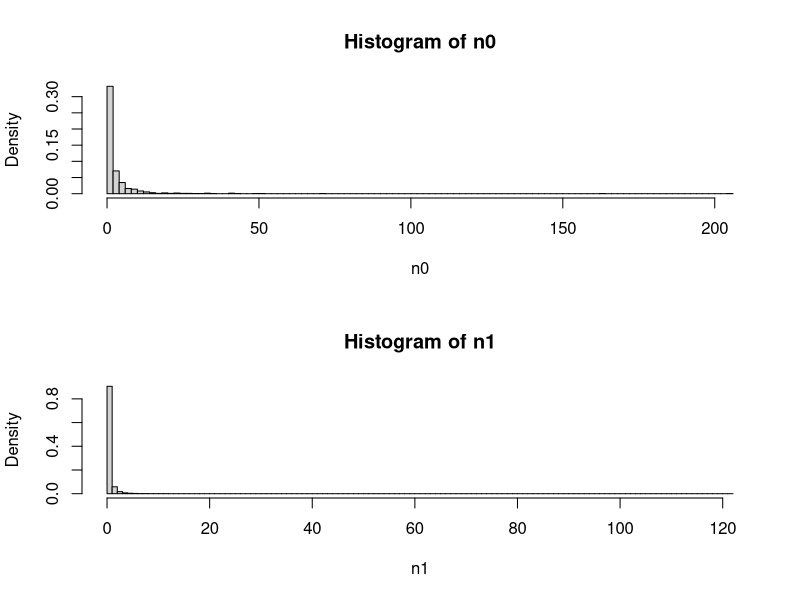
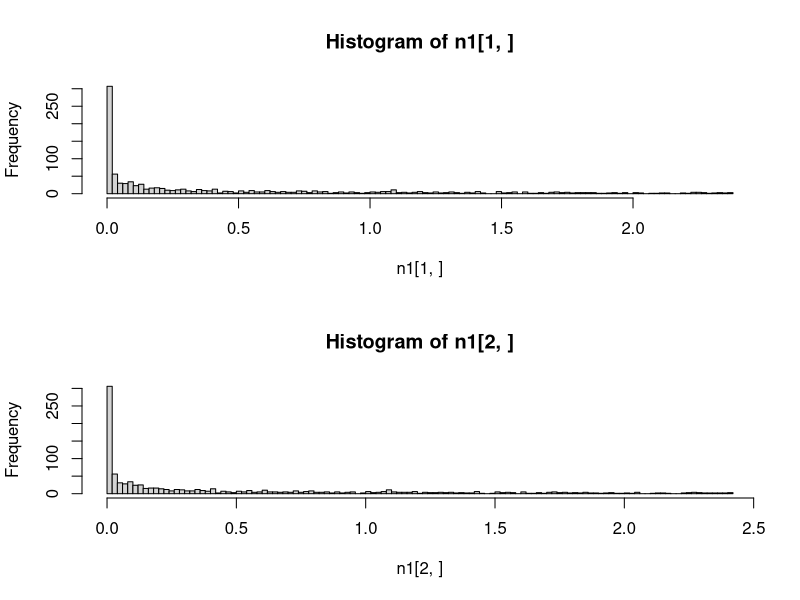
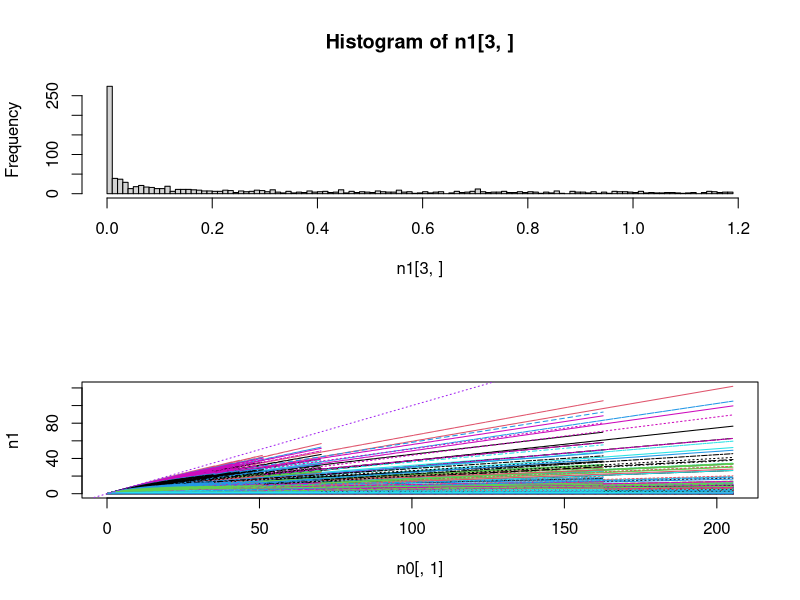
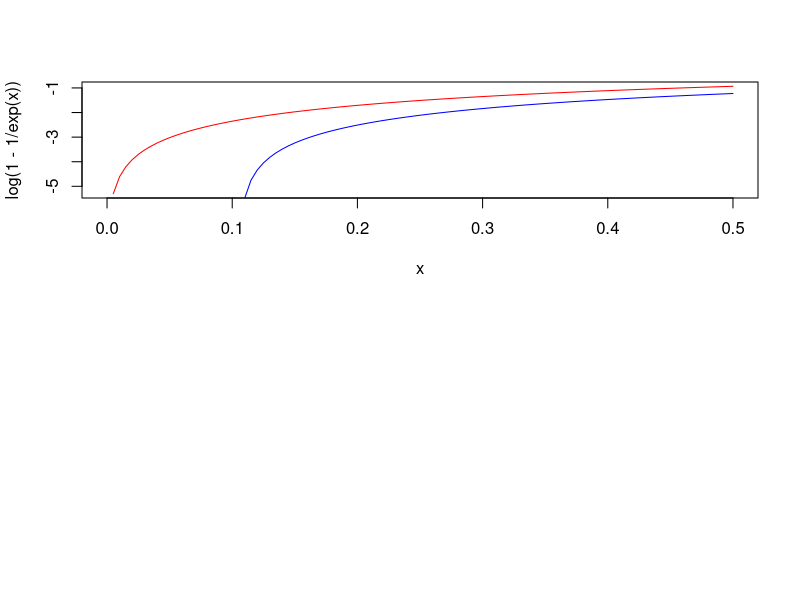
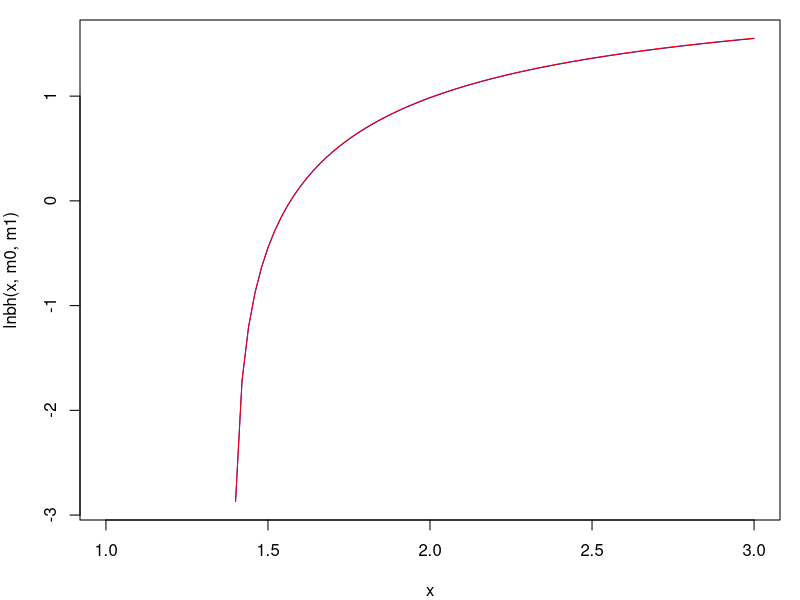
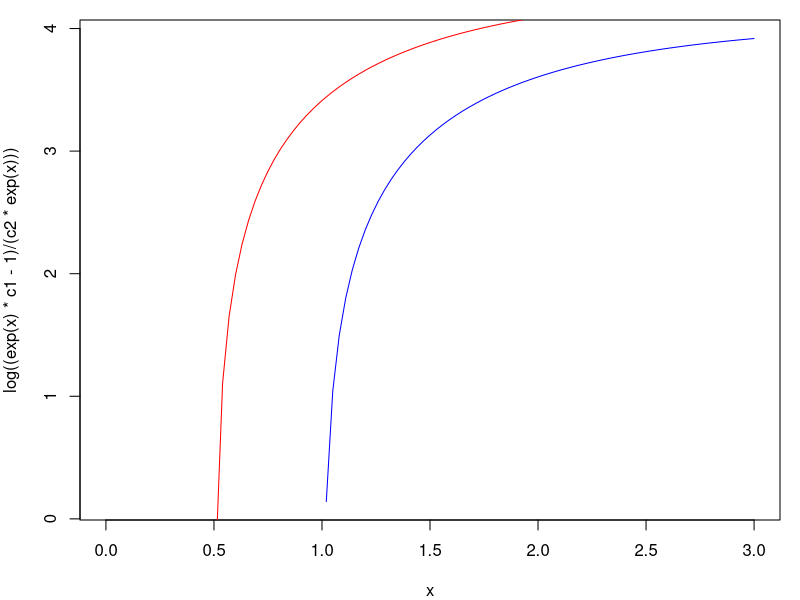
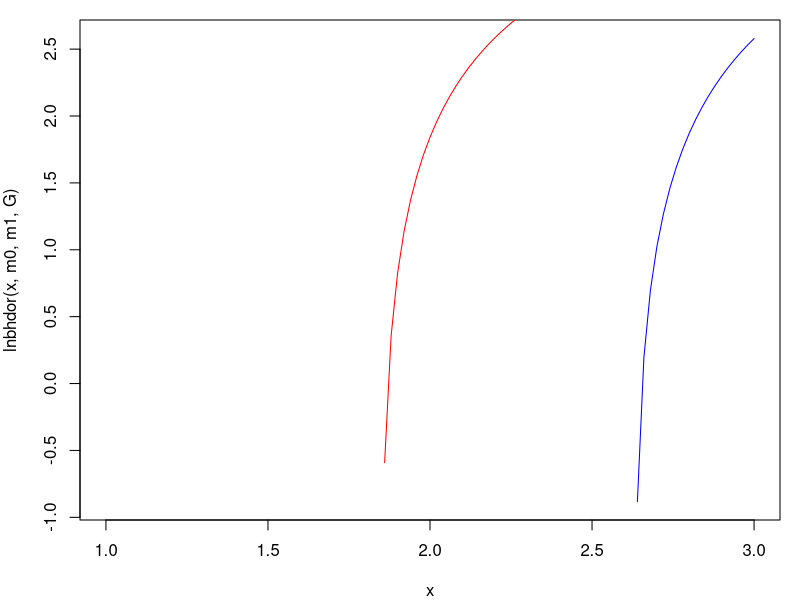
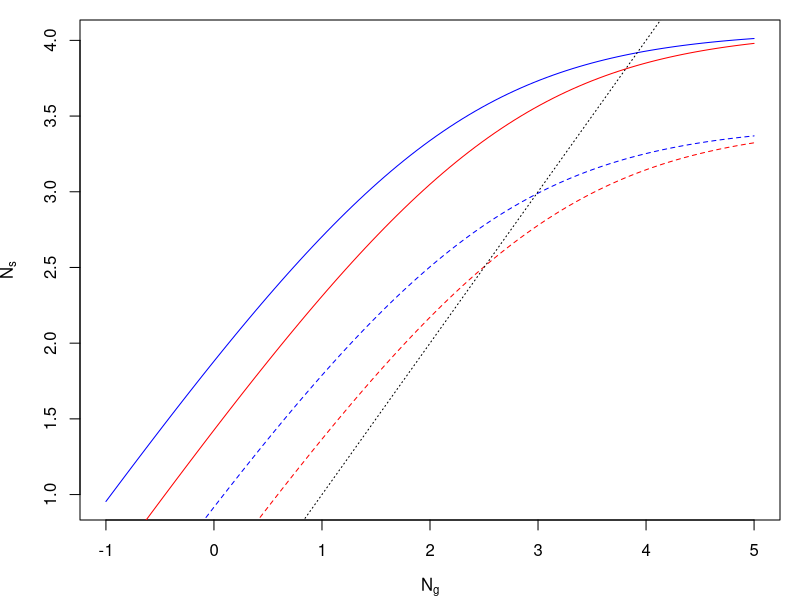

These charts were generated, in order, by the following R code: (Note: this script raises an error after producing the figures.)
####################################################################
# Explore how random variation in Beverton-Holt mortality function #
# affects the distribution of population sizes                     #
####################################################################

# Functions ---------------------------------------------------------------

BH <- function(n_in,m0,m1){
  n_out <- n_in * exp(-m0) / ( 1 + (m1/m0)*(1-exp(-m0))*n_in )
  return(n_out)
}
# assuming T = 1

lnbh <- function(y,m0,m1,T3=0.3){
  c1 <- exp(-m0*T3)
  c2 <- (1-exp(-m0)*T3)*m1/m0
  log((y*c1-1)/(c2*y))
}

lnbhdor <- function(Y,m0,m1,G,T3=0.3){
  S0 <- exp(-m0)
  c1 <- exp(-m0*T3)
  c2 <- (1-exp(-m0)*T3)*m1/m0
  log((c1*G*Y-G*S0+S0-1) / (c2*G*Y*((G-1)*S0+1)))
}

Kcalc <- function(m0,m1){
  exp(-m0)/( (1-exp(-m0)) * (m1/m0) )
} 
# assuming T=1


sGBH <- function(n_in,Y,m0,m1,G,T3=0.3){
  So <- exp(-m0)
  Sn <- exp(-m0*T3)
  n_in*((1-G)*So + G*Y*Sn / (1 + G*Y*(1-Sn)*(m1/m0)*n_in))
}

# Exploration -------------------------------------------------------------

ln0_min <- -5
ln0_max <- 0
nseq <- 10^3
neps <- 10^3
alpha_m <- 0.1
beta_m <- 1

# n0_seq <- exp(seq(ln0_min,ln0_max,length.out=nseq))
# eps_m <- seq(-1,1,length.out=neps)
n0_seq <- exp(rnorm(nseq,0,1.5))
eps_m <- rnorm(neps,0,2)
  
m0 <- m1 <- n0 <- n1 <- matrix(NA,nr=nseq,nc=neps)

m0[] <- rep(exp(outer(alpha_m,eps_m,"+")),each=nseq)
m1[] <- rep(exp(outer(beta_m,eps_m,"+")),each=nseq)
n0[] <- rep(n0_seq,times=neps)
n1 <- BH(n0,m0,m1)

par(mfrow=c(2,1))
hist(n0,breaks=100,prob=T)
hist(n1,breaks=100,prob=T)

hist(n1[1,],breaks=100)
hist(n1[2,],breaks=100)
hist(n1[3,],breaks=100)

matplot(n0[,1],n1,type="l")
abline(0,1,col="purple",lty=3)

(K <- BH(10^10,m0[1,],m1[1,]))

# Plant example -----------------------------------------------------------
  # From Yodzis and work on desert annuals

### Without seed dormancy

curve(log(1-1/exp(x)),col="red",xlim=c(0,0.5))
curve(log(0.9-1/exp(x)),col="blue",add=T)
# drop-off occurs earlier at lower K

m0 <- 1.1
m1 <- 0.1
par(mfrow=c(1,1),mar=c(4,4,1,1))
curve(lnbh(x,m0,m1),col="blue",xlim=c(1,3))
m1 <- 0.01
curve(lnbh(x,m0,m1)-2.3,col="red",add=T)
# changing c2 only changes equilibrium N by constant factor (shifts intercept)

m0 <- 1
m1 <- 0.01
c1 <- exp(-m0)
c2 <- (1-exp(-m0))*m1/m0
curve(log((exp(x)*c1-1)/(c2*exp(x))),col="blue",xlim=c(0,3))
m0 <- 0.5
c1 <- exp(-m0)
c2 <- (1-exp(-m0))*m1/m0
curve(log((exp(x)*c1-1)/(c2*exp(x))),col="red",add=T)
# changing c1 -> drop-off occurs *earlier* at lower K

### With seed dormancy

G <- 0.4
m0 <- 1
m1 <- 0.01
curve(lnbhdor(x,m0,m1,G),col="blue",xlim=c(1,3))
m0 <- 0.5
curve(lnbhdor(x,m0,m1,G),col="red",add=T)
  # Same result with G - drop-off earlier for lower K

# How does Y affect BH curve? ---------------------------------------------

Y <- 3 # log scale
m0 <- 1
curve(log(BH(exp(x+Y),m0,m1)),col="blue",xlim=c(-1,5),
  xlab=expression(N[g]),ylab=expression(N[s])) # ignores dormancy
curve(log(BH(exp(x+Y-0.5),m0,m1)),col="red",add=T)
m0 <- 2
curve(log(BH(exp(x+Y),m0,m1)),col="blue",add=T,lty=2)
curve(log(BH(exp(x+Y-0.5),m0,m1)),col="red",add=T,lty=2)
abline(0,1,lty=3)
  # -0.5 -> reduce y by a freaction of exp(0.5)=1.6
  # decrease in y reduces equilibrium N by *more* when max popsize (K) is lower
  # Explantion:
  # - increasing Y makes a bigger difference to Ns when few seeds are being 
  # produced (bigger difference in [blue - red] at lower Ng (or Y)) 
  # - increasing m0 -> fewer seeds survive -> lower reproduction next year
  # -> bigger effect of change in Y
  # (but assumes that general shape of function stays the same? 
  # Increasing m0 makes curve steeper too, but this isn't important here,
  # as doesn't affect difference between blue and red much?)

# Y is just scaling up and down, changing c2 does the same thing?

# How does G affect BH curve? ---------------------------------------------

m0 <- 0.1
m1 <- 0.01
curve(lnbhdor(x,m0,m1,G=0.75),col="blue",xlim=c(0,5),ylim=c(-0.5,5))
curve(lnbhdor(x,m0,m1,G=0.5),col="red",add=T)
curve(lnbhdor(x,m0,m1,G=0.25),col="green",add=T)
  # above a certain Y, get more pop with high G, but as Y decreases, better to have low G

m0 <- 0.1
m1 <- 0.01
curve(lnbhdor(exp(x),m0,m1,G=0.75),col="blue",xlim=c(0,1.5),ylim=c(-0.5,5))
curve(lnbhdor(exp(x),m0,m1,G=0.25),col="red",add=T)
m0 <- 0.2
m1 <- 0.01
curve(lnbhdor(exp(x),m0,m1,G=0.75),col="blue",lty=2,add=T)
curve(lnbhdor(exp(x),m0,m1,G=0.25),col="red",lty=2,add=T)
  # When G is lower, reducing K has bigger effect on drop-off threshold for Y
  # (but will still always reduce it, so doesn't explain positive correlations)

m0 <- 0.1
m1 <- 0.01
curve(lnbhdor(x,m0,m1,G=0.75)-lnbhdor(x,m0,m1,G=0.25),col="blue",xlim=c(0,10))
m0 <- 0.2
m1 <- 0.01
curve(lnbhdor(x,m0,m1,G=0.75)-lnbhdor(x,m0,m1,G=0.25),col="red",add=T)
m0 <- 0.3
m1 <- 0.01
curve(lnbhdor(x,m0,m1,G=0.75)-lnbhdor(x,m0,m1,G=0.25),col="green",add=T)
abline(h=0,lty=3)
  # m1 -> lower germination favoured for given Y 

m0 <- 0.1
m1 <- 0.01
curve(lnbhdor(x,m0,m1,G=0.75)-lnbhdor(x,m0,m1,G=0.25),col="blue",xlim=c(0,10))
m0 <- 0.1
m1 <- 0.015
curve(lnbhdor(x,m0,m1,G=0.75)-lnbhdor(x,m0,m1,G=0.25),col="red",add=T)
abline(h=0,lty=3)
  # m2 -> proportional effect of G on dK is the same

# How does DI mortality relate to K? --------------------------------------

curve(Kcalc(exp(x),1),xlim=c(-5,5))
curve(Kcalc(exp(x),2),col="red",add=T)
  # higher m0 -> lower K

# Optimal G - constant environment ----------------------------------------

  # maximise equilibrium population size (ignoring extinction)

nY <- 5
nm0 <- 5
nm1 <- 5
nG <- 50

Yseq <- exp(seq(0,5,length.out=nY))
m0seq <- exp(seq(-3,0,length.out=nm0))
m1seq <- exp(seq(-3,0,length.out=nm1))
Gseq <- plogis(seq(-5,5,length.out=nG))

pd <- expand.grid(Y=Yseq,m0=m0seq,m1=m1seq,G=Gseq) # parameter data

lK_GY_plot <- function(m){
  require(reshape2)
  require(fields)
  pd$lK <- with(pd, lnbhdor(Y,m0,m1,G,T3=0.3))
  plotvars <- c("Y","G")
  pd1 <- subset(pd,m0==m & m1==m1seq[2],select=c(plotvars,"lK"))
  plotmat <- acast(melt(pd1,id=plotvars),G~Y)
  matplot(Gseq,plotmat,type="l",lty=1,col=tim.colors(nY))
}

par(mfrow=c(2,2),mar=c(3,3,2,2))
lK_GY_plot(m0seq[1])  
lK_GY_plot(m0seq[2])  
lK_GY_plot(m0seq[3])  
lK_GY_plot(m0seq[4])  
  # m1 has no impact on optimal phenotype (only affects value of K)
  # G=0 is never optimal
  # Lower Y favours *higher* G -> should have negative G~z relationship?
  # (These plots show optimal G in years with different Y?)
  # Higher m0 favours higher G

lK_YG_plot <- function(m){
  require(reshape2)
  require(fields)
  pd$lK <- with(pd, lnbhdor(Y,m0,m1,G,T3=0.3))
  plotvars <- c("Y","G")
  pd1 <- subset(pd,m0==m & m1==m1seq[2],select=c(plotvars,"lK"))
  plotmat <- acast(melt(pd1,id=plotvars),Y~G)
  matplot(log(Yseq),plotmat,type="l",lty=1,col=tim.colors(nG))
}

par(mfrow=c(2,2),mar=c(3,3,2,2))
lK_YG_plot(m0seq[1])  
lK_YG_plot(m0seq[2])  
lK_YG_plot(m0seq[3])  
lK_YG_plot(m0seq[4])
  # low G -> 
  # - earlier drop-off in N with Y
  # - larger proportional drop-offs in N with Y
  # so *more* affected by CC if lower G (even without plasticity)
  # this tallies with "lower Y -> higher optimal G" results

# Optimal G - variable environment ----------------------------------------

np <- nrow(pd) # number of parameter combinations
nb <- 100
nt <- 1000 + nb
ns <- 10 # n y sig
Ysigseq <- exp(seq(-1,1,length.out=ns))
N0 <- 1000

Narr <- Yarr <- array(dim=c(nt,ns,np))
m0arr <- m1arr <- Garr <- array(dim=c(ns,np))
m0arr[] <- rep(pd$m0,each=ns)
m1arr[] <- rep(pd$m1,each=ns)
Garr[] <- rep(pd$G,each=ns)

Yarr[] <- exp(
  rep(log(pd$Y),each=nt*ns)
  + rep(outer(rnorm(n=nt,mean=0,sd=1),Ysigseq),times=np)
) # only works because Y varies the fastest of all params in pd

Narr[1,,] <- N0

for(t in 2:nt){
  Narr[t,,] <- sGBH(Narr[t-1,,],Yarr[t,,],m0arr,m1arr,Garr)
}

lNarr <- log(Narr)
lNmuarr <- apply(lNarr[-(1:nb),,],2:3,mean)
lNsdarr <- apply(lNarr[-(1:nb),,],2:3,sd)

Nd <- expand.grid(Ysig=Ysigseq,Y=Yseq,m0=m0seq,m1=m1seq,G=Gseq)
Nd$lNmu <- as.vector(lNmuarr)
Nd$lNsd <- as.vector(lNsdarr)

lmu_Ysig_G_plot <- function(pY,pm0,pm1,xvar="G"){
  require(reshape2)
  require(fields)
  plotvars <- c("Ysig","G")
  Nd1 <- subset(Nd,Y==pY & m0==pm0 & m1==pm1,select=c(plotvars,"lNmu"))
  if(xvar=="G"){
    plotmat <- acast(melt(Nd1,id=plotvars),G~Ysig)
    matplot(Gseq,plotmat,type="l",lty=1,col=tim.colors(ns),ylim=c(1,4))
  }
  if(xvar=="Ysig"){
    plotmat <- acast(melt(Nd1,id=plotvars),Ysig~G)
    matplot(Ysigseq,plotmat,type="l",lty=1,col=tim.colors(nG),ylim=c(1,4))
  }
}

par(mfrow=c(2,2))
lmu_Ysig_G_plot(pY=Yseq[5],pm0=m0seq[3],pm1=m1seq[3])
lmu_Ysig_G_plot(pY=Yseq[5],pm0=m0seq[5],pm1=m1seq[3])
lmu_Ysig_G_plot(pY=Yseq[5],pm0=m0seq[3],pm1=m1seq[5])
lmu_Ysig_G_plot(pY=Yseq[2],pm0=m0seq[3],pm1=m1seq[3])
  # - high m0 reduces effect of variance on optimal G, 
  # possibly even leads to env var favouring high G?
  # - m1 again just shifts population size without changing optimum
  # - low Y accentuates effects of env var on G?  
  # - low Y seems to favour higher G (again)

  # fluctuations favour G<1

par(mfrow=c(2,2))
lmu_Ysig_G_plot(pY=Yseq[5],pm0=m0seq[3],pm1=m1seq[3],xvar="Ysig")
lmu_Ysig_G_plot(pY=Yseq[5],pm0=m0seq[5],pm1=m1seq[3],xvar="Ysig")
lmu_Ysig_G_plot(pY=Yseq[5],pm0=m0seq[3],pm1=m1seq[5],xvar="Ysig")
lmu_Ysig_G_plot(pY=Yseq[2],pm0=m0seq[3],pm1=m1seq[3],xvar="Ysig")

# Royama plots ------------------------------------------------------------

par(mfrow=c(2,2))
nN <- 100
Nseq <- exp(seq(0,5,length.out=nN))

r_sGBH_seq <- function(Y,m0,m1,G){
  log(sGBH(Nseq,Y,m0,m1,G)/Nseq)
}

Royama_matplot <- function(ppd,...){
  require(fields)
  require(plyr)
  colourvar <- ppd[,which(sapply(ppd,function(x) length(unique(x)))>1)]
  ncolours <- length(colourvar)
  rd <- mdply(ppd, r_sGBH_seq)
  rarr <- t(as.matrix(subset(rd,select=names(rd)[!names(rd) %in% names(pd)])))
  matplot(log(Nseq),rarr,type="l",lty=1,col=tim.colors(ncolours),...)
  abline(h=0,col="black",lty=3)
}

par(mfrow=c(2,2))
Royama_matplot(subset(pd, Y==Yseq[3] & m0==m0seq[3] & m1==m1seq[3]))
Royama_matplot(subset(pd, Y==Yseq[5] & m0==m0seq[3] & m1==m1seq[3]))
Royama_matplot(subset(pd, Y==Yseq[3] & m0==m0seq[5] & m1==m1seq[3]))
Royama_matplot(subset(pd, Y==Yseq[3] & m0==m0seq[3] & m1==m1seq[5]))
  # - increasing G increases stability but generally reduces K (unless at low G)
  # - when seed mortatlity is high, G doesn't affect K much

Royama_matplot(subset(pd, m0==m0seq[3] & m1==m1seq[3] & G==Gseq[5]),ylim=c(-1,2))
Royama_matplot(subset(pd, m0==m0seq[3] & m1==m1seq[3] & G==Gseq[20]),ylim=c(-1,2))
Royama_matplot(subset(pd, m0==m0seq[3] & m1==m1seq[3] & G==Gseq[30]),ylim=c(-1,2))
Royama_matplot(subset(pd, m0==m0seq[3] & m1==m1seq[3] & G==Gseq[50]),ylim=c(-1,2))
  # - env var has more positive effects when G is low and when population
  # size is low (DD-clim interaction)
  # - declines in reproduction can have *less* severe effects when G is high?

  # (for squared rainfall, can just compare what happens if return to low Y again)

Royama_matplot(subset(pd, m0==m0seq[2] & m1==m1seq[3] & G==Gseq[25]))
Royama_matplot(subset(pd, m0==m0seq[3] & m1==m1seq[3] & G==Gseq[25]))
Royama_matplot(subset(pd, m0==m0seq[4] & m1==m1seq[3] & G==Gseq[25]))
Royama_matplot(subset(pd, m0==m0seq[5] & m1==m1seq[3] & G==Gseq[25]))
  # higher mortality -> lower K but overall patterns pretty similar?

Royama_matplot(subset(pd, m0==m0seq[3] & m1==m1seq[2] & G==Gseq[25]))
Royama_matplot(subset(pd, m0==m0seq[3] & m1==m1seq[3] & G==Gseq[25]))
Royama_matplot(subset(pd, m0==m0seq[3] & m1==m1seq[4] & G==Gseq[25]))
Royama_matplot(subset(pd, m0==m0seq[3] & m1==m1seq[5] & G==Gseq[25]))
  # higher m2 -> higher stability, lower K 
  # (just shifts intercept, effect happens because of non-linear DD?)

# Optimal plastic G - variable environment --------------------------------

  # (no need for plasticity in constant environment)

alpha_G <- beta_Gz <- matrix(NA,nr=np,nc=np) 
alpha_G[] <- -tau_mu*sqrt(pi^2/(3*tau_sd^2))
beta_Gz[] <- sqrt(pi^2/(3*tau_sd^2))
# based on Godfray & Rees 2002

  # - plot fitness distribution over different environments, calculate width to
  # quantify degree of bet-hedging
  # - can also infer effects of plasticity by looking at plots showing response 
  # to environment for different germination fractions (effectively 3d plots for
  # cue / environment)
